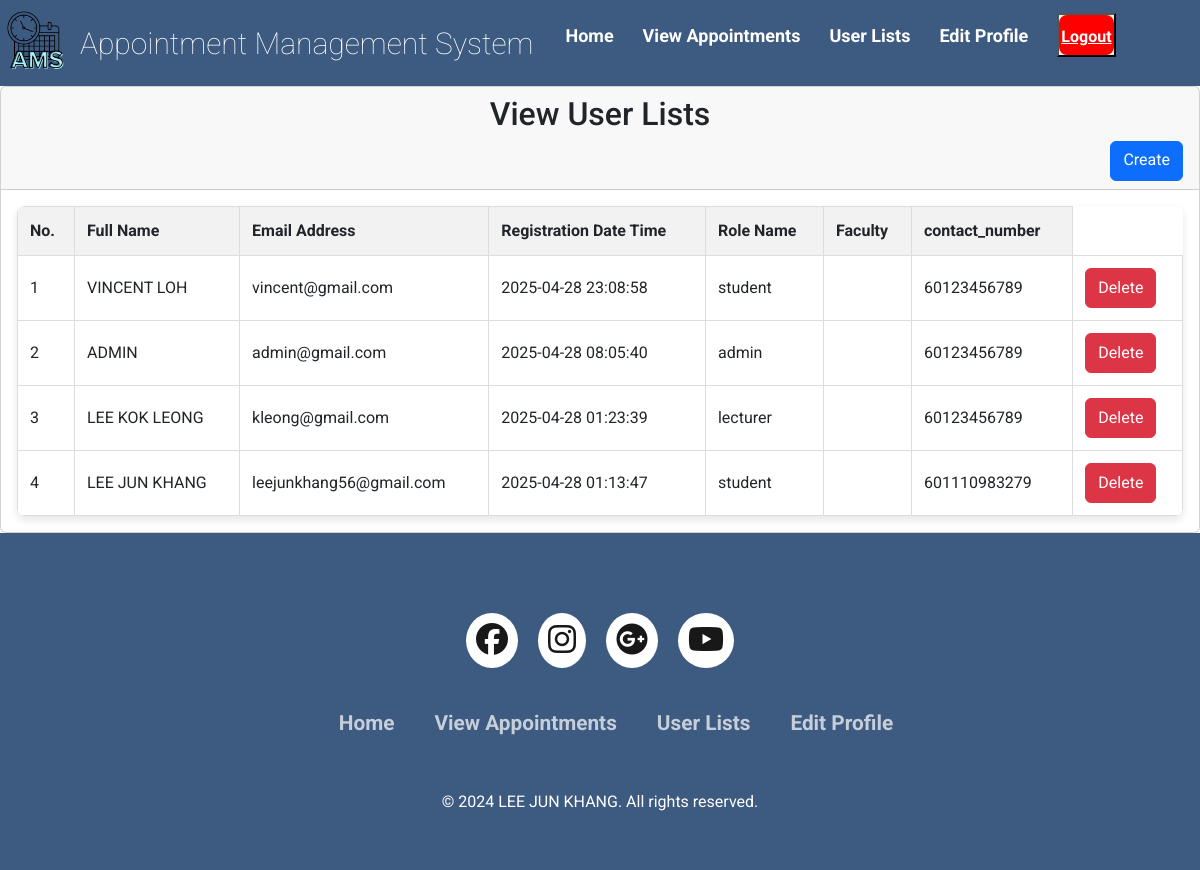
Screenshot of /user_view_admin.php with the database file from the repository.
### tables this page shows
CREATE TABLE `users` (
  `id` bigint(11) NOT NULL,
  `username` varchar(100) NOT NULL,
  `email` varchar(100) NOT NULL,
  `role_id` int(1) NOT NULL,
  `reg_date` datetime NOT NULL,
  `password` varchar(255) NOT NULL,
  `contact_number` varchar(15) NOT NULL
);

CREATE TABLE `roles` (
  `id` int(1) NOT NULL,
  `role_name` varchar(50) NOT NULL
);

### user_view_admin.php (the view, shortened to what this page needs)
<!DOCTYPE html>
<html lang="en">
<head>
    <link rel="stylesheet" href="css/style.css">
    <link href="https://cdn.jsdelivr.net/npm/bootstrap@5.3.3/dist/css/bootstrap.min.css" rel="stylesheet">
    <link rel="stylesheet" type="text/css" href="https://cdnjs.cloudflare.com/ajax/libs/font-awesome/6.6.0/css/all.min.css">
    <link rel="stylesheet" href="https://unicons.iconscout.com/release/v4.0.0/css/line.css">
</head>
<body>
    <header>
        <nav class="navbar">
            <div class="navdiv">
                <div class="image-container">
                    <a href="home_admin.php"><img src="assets/images/logo.png" alt="logo" class="nav-logo" style="width: 70px; height: auto;"></a>
                    <a href="home_admin.php" class="logo-text">Appointment Management System</a>
                    <?php
                    include("database.php");
                    ?>
                </div>
                <ul>
                    <li><a href="home_admin.php">Home</a></li>
                    <li><a href="appointment_view_admin.php">View Appointments</a></li>
                    <li><a href="user_view_admin.php">User Lists</a></li>
                    <li><?php echo "<a href='edit_profile_admin.php?id=$res_id'>Edit Profile</a>"; ?></li>
                    <button><a href="logout.php" class="logout-btn">Logout</a></button>
                </ul>
            </div>
        </nav>
    </header>
    <main>
        <div class="main-box top">
            <div class="col-md-12">
                <div class="card">
                    <div class="card-header">
                        <h2 style="text-align: center;">View User Lists</h2>
                        <div class="d-grid gap-2 d-md-flex justify-content-md-end">
                            <button type="button" class="btn btn-primary" data-bs-toggle="modal" data-bs-target="#createModal">
                                <p>Create</p>
                            </button>
                        </div>
                    </div>
                    <div class="card-body">
                        <table class="product-table">
                            <thead>
                                <tr>
                                    <th>No.</th>
                                    <th>Full Name</th>
                                    <th>Email Address</th>
                                    <th>Registration Date Time</th>
                                    <th>Role Name</th>
                                    <th>Faculty</th>
                                    <th>contact_number</th>
                                </tr>
                            </thead>
                            <tbody>
                                <?php
                                $count = 1;
                                $sel_query = "SELECT users.*, roles.role_name AS role_name
                                                FROM users
                                                JOIN roles ON users.role_id = roles.id
                                                ORDER BY users.id DESC";
                                $stmt = $con->prepare($sel_query);
                                $stmt->execute();
                                $result = $stmt->get_result();
                                while ($row = mysqli_fetch_assoc($result)) {
                                ?>
                                    <tr>
                                        <td><?php echo $count; ?></td>
                                        <td><?php echo $row["username"]; ?></td>
                                        <td><?php echo $row["email"]; ?></td>
                                        <td><?php echo $row["reg_date"]; ?></td>
                                        <td><?php echo $row["role_name"]; ?></td>
                                        <td><?php echo $row["faculty"]; ?></td>
                                        <td><?php echo $row["contact_number"]; ?></td>
                                        <td>
                                            <button type="button" class="btn btn-danger" data-bs-toggle="modal" data-bs-target="#confirmModalCenter" data-id="<?php echo $row['id']; ?>">Delete</button>
                                        </td>
                                    </tr>
                                <?php
                                    $count++;
                                }
                                ?>
                            </tbody>
                        </table>
                    </div>
                </div>
            </div>
        </div>
    </main>
    <footer class="footer">
        <div class="footer-container">
            <div class="footer-icons">
                <a href=""><i class="fa-brands fa-facebook"></i></a>
                <a href=""><i class="fa-brands fa-instagram"></i></a>
                <a href=""><i class="fa-brands fa-google-plus"></i></a>
                <a href=""><i class="fa-brands fa-youtube"></i></a>
            </div>
            <div class="footer-nav">
                <ul>
                    <li><a href="home_admin.php">Home</a></li>
                    <li><a href="appointment_view_admin.php">View Appointments</a></li>
                    <li><a href="user_view_admin.php">User Lists</a></li>
                    <li><a href="edit_profile_admin.php">Edit Profile</a></li>
                </ul>
            </div>
            <div class="footer-bottom">
                <p>&copy; 2024 LEE JUN KHANG. All rights reserved. </p>
            </div>
        </div>
    </footer>
</body>
</html>

### css/style.css (style rules this page uses)
* { padding: 0; margin: 0; box-sizing: border-box; font-family: 'Roboto', sans-serif; }
body { background: #98C1D9; }
.navdiv { text-decoration: none; display: flex; align-items: center; justify-content: space-between; }
.btn { height: 40px; background: #3D5A80; color: white; font-size: 16px; font-weight: bold; border: 2px solid #3D5A80; border-radius: 5px; cursor: pointer; transition: background 0.3s ease, color 0.3s ease, border-color 0.3s ease; text-align: center; line-height: 40px; }
.logout-btn { height: 40px; background-color: red; color: white; font-size: 16px; font-weight: bold; border: 2px solid red; border-radius: 8px; cursor: pointer; text-align: center; line-height: 40px; padding: 0; margin: 0; box-sizing: border-box; display: inline-block; transition: background-color 0.3s ease, color 0.3s ease, border-color 0.3s ease; }
footer { background-color: #3D5A80; }
.footer-container { width: 100%; padding: 70px 30px 20px; }
.footer-icons { display: flex; justify-content: center; }
.footer-icons a { text-decoration: none; padding: 10px; background-color: white; margin: 10px; border-radius: 50%; }
.footer-icons a i { font-size: 2em; color: black; opacity: 0.9; }
.footer-nav { margin: 30px 0; }
.footer-nav ul { display: flex; justify-content: center; }
.footer-nav ul li a { color: white; margin: 20px; text-decoration: none; font-size: 1.3em; opacity: 0.7; transition: 0.5s; }
.footer-bottom { background-color: #3D5A80; padding: 20px; text-align: center; }
.footer-bottom p { color: white; }
.navbar { background: #3D5A80; font-family: calibri; padding-right: 15px; padding-left: 15px; }
.navdiv { display: flex; align-items: center; justify-content: space-between; }
.navdiv ul li a { text-decoration: none; }
.logo-text { font-size: 30px; font-weight: 60; color: white; text-decoration: none; }
.image-container img { width: 100px; height: auto; display: flex; align-items: center; }
.image-container { display: flex; align-items: center; }
.nav-logo { width: 100px; height: auto; margin-right: 10px; }
li { list-style: none; display: inline-block; }
li a { color: white; font-size: 18px; font-weight: bold; margin-right: 25px; }
.product-table { width: 100%; border-collapse: collapse; background-color: #fff; border-radius: 8px; overflow: hidden; box-shadow: 0 4px 8px rgba(0, 0, 0, 0.1); }
.product-table th, .product-table td { padding: 12px; border: 1px solid #ddd; }
.product-table th { background-color: #f2f2f2; font-weight: bold; }

### rows the page displays
users: username "VINCENT LOH", email "vincent@gmail.com", reg_date "2025-04-28 23:08:58", role.role_name "student", contact_number "60123456789"
users: username "ADMIN", email "admin@gmail.com", reg_date "2025-04-28 08:05:40", role.role_name "admin", contact_number "60123456789"
users: username "LEE KOK LEONG", email "kleong@gmail.com", reg_date "2025-04-28 01:23:39", role.role_name "lecturer", contact_number "60123456789"
users: username "LEE JUN KHANG", email "leejunkhang56@gmail.com", reg_date "2025-04-28 01:13:47", role.role_name "student", contact_number "601110983279"
